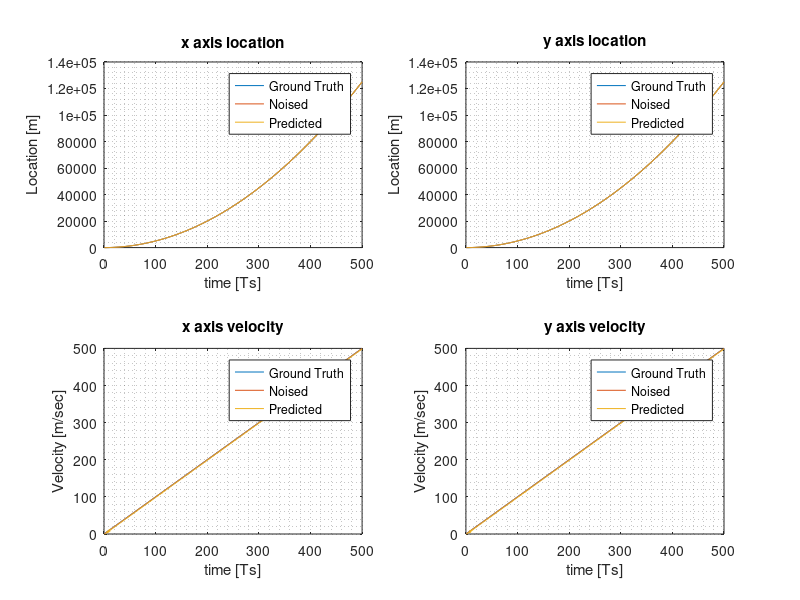

The MATLAB script that drew this image:

%%%% based on the article "Ultra-Wideband-Based Localization for
%%%% Quadcopter Navigation" by Kexin Guo & Zhirong Qiu
clc
clear
close all

%% user defined

%Model='Known Acceleration';
Model='UnKnown Acceleration';

Fs=1;

N=5e2; % length of sampled vector

% Noises
sigma_w=1; % state equation noise standard deviation. irrelevant in the case of UnKnown acceleration

sigma_v=10; % measurement equiation noise standard deviation (v does not mean velocity)

n=4; % state dimension
l=2; % input dimension
m=3; % measurement dimension

acc_x=1; % acceleration
acc_y=1;
% acc_x=0.5; % acceleration
% acc_y=0.25;

vel_y=1;  % velocity
vel_x=1;

% Anchors positioning
p_anch_1_x=0;
p_anch_1_y=0;

p_anch_2_x=10;
p_anch_2_y=0;

p_anch_3_x=5;
p_anch_3_y=10;


%% Intermediate calculations

Ts=1/Fs;

k=0:Ts:(N-1)*Ts;

switch Model
    case 'Known Acceleration'
        Q=(sigma_w^2)*eye(n);
    case 'UnKnown Acceleration'
        sigma_acc_x=10*acc_x; % page 5 left. maximum possible value
        sigma_acc_y=10*acc_y; % page 5 left. maximum possible value
 
%%%  The state equation noise covariance. the Q(1,1) needs to be sigma_acc_x^2*Ts^4/4
%%% but it does not converge unless we change to sigma_acc_x^2*Ts^4/2
        
%                 Q=[sigma_acc_x^2*Ts^4/4, 0 , sigma_acc_x^2*Ts^3/2, 0;...
%                       0, sigma_acc_y^2*Ts^4/4, 0 , sigma_acc_y^2*Ts^3/2;...
%                       sigma_acc_x^2*Ts^3/2    , 0 , sigma_acc_x^2*Ts^2, 0;...
%                       0, sigma_acc_y^2*Ts^3/2, 0, sigma_acc_y^2*Ts^2         ]; % equation (7)
        

        Q=[(sigma_acc_x^2)*(Ts^4)/2, 0 , sigma_acc_x^2*Ts^3/2, 0;...
               0, (sigma_acc_y^2)*(Ts^4)/2, 0 , sigma_acc_y^2*Ts^3/2;...
              sigma_acc_x^2*Ts^3/2    , 0 , sigma_acc_x^2*Ts^2, 0;...
              0, sigma_acc_y^2*Ts^3/2, 0, sigma_acc_y^2*Ts^2         ]; % equation (7)
end

%Q=(sigma_x^2)*eye(n);
R=(sigma_v^2)*eye(m);

p_anch_1=[p_anch_1_x;p_anch_1_y];
p_anch_2=[p_anch_2_x;p_anch_2_y];
p_anch_3=[p_anch_3_x;p_anch_3_y];

%error(' data generation: lines 64-78 need to be reviewed. algo: 116-139 needs rto be reviewed as well ')

%% Simulation
%%%%%%%%%%%%%%%%%%%%%%

%% Data Generation

x_GT=zeros(1,N);
x_dot_GT=vel_x*ones(1,N);
y_GT=zeros(1,N);
y_dot_GT=vel_y*ones(1,N);

d_GT_1=zeros(1,N);
d_GT_2=zeros(1,N);
d_GT_3=zeros(1,N);

for kk=2:N
    
    %%% State parameters
    
    x_GT(kk)=x_GT(kk-1)+x_dot_GT(kk-1)*Ts+acc_x*(Ts^2)/2;
    x_dot_GT(kk)=x_dot_GT(kk-1)+acc_x*Ts;
    
    y_GT(kk)=y_GT(kk-1)+y_dot_GT(kk-1)*Ts+acc_y*(Ts^2)/2;
    y_dot_GT(kk)=y_dot_GT(kk-1)+acc_y*Ts;
    
    
    %%% Measurement parameters
    p_GT=[x_GT(kk);y_GT(kk)];
    
    d_GT_1(kk)=(p_GT-p_anch_1)'*(p_GT-p_anch_1);
    d_GT_2(kk)=(p_GT-p_anch_2)'*(p_GT-p_anch_2);
    d_GT_3(kk)=(p_GT-p_anch_3)'*(p_GT-p_anch_3);
    
end

X_GT=[x_GT;y_GT;x_dot_GT;y_dot_GT];

switch Model
    case 'Known Acceleration'
        X_Noised=X_GT+sigma_w*randn(n,N);
    case 'UnKnown Acceleration'
        X_Noised=X_GT;
end

%X_Noised=X_GT+sigma_w*randn(n,N);

Z_GT=[d_GT_1;d_GT_2;d_GT_3];

Z_Noised=Z_GT+sigma_v*randn(m,N);


%% Kalman filter

%%%
X_est_apr=zeros(n,N);
x_est_postr=zeros(n,1);


P_est_postr=eye(n); % Covariance matrix

u=[acc_x;acc_y]; % input vector= acceleration

F=[1 0 Ts 0; 0 1 0 Ts;0 0 1 0;0 0 0 1]; % state equation matrix
G=[Ts^2/2 0;0 Ts^2/2;Ts 0;0 Ts]; % measurement eqauation matrix

%%% State functions

p_anch_x=[p_anch_1_x;p_anch_2_x;p_anch_3_x];
p_anch_y=[p_anch_1_y;p_anch_2_y;p_anch_3_y];

p_anch=[p_anch_x,p_anch_y];

p_anch_1=[p_anch_1_x;p_anch_1_y];
p_anch_2=[p_anch_2_x;p_anch_2_y];
p_anch_3=[p_anch_3_x;p_anch_3_y];


%%% State equation

switch Model
    case 'Known Acceleration'
        f=@(x,u,w) F*x+G*u+w;
    case 'UnKnown Acceleration'
        %  f=@(x,u,w) F*x+G*u+w;
        f=@(x,u,w) F*x+w;
end
%f=@(x,u,w) F*x+G*u+w;
%%% Measurement equation
h=@(p,p_anch,v) (p-p_anch)'*(p-p_anch)+v; % p and p_anch are 2x1 column vectors


%%% Jacobians

A=F; % current state wrt to former state
W=eye(n); % current state wrt current state noise

H=2*[x_est_postr(1)*ones(m,1)-p_anch_x,... % current measurement wrt current state
    x_est_postr(2)*ones(m,1)-p_anch_y,...
    zeros(m,1),zeros(m,1)];

V=eye(m); % current measurment wrt current measurement noise

for kk=2:N
    
    %%% 1) Time update equations
    
    % x_est_apr1=F*x_est_postr
    x_est_apr=f(x_est_postr,u,0);
    %    x_est_apr=f(x_est_postr,zeros(2,1),0)
    
    X_est_apr(:,kk)= x_est_apr;
    
    P_est_apr=A*P_est_postr*A'+W*Q*W';
    
    %%% 2) Measurement correction equations
    
    H=2*[x_est_postr(1)*ones(m,1)-p_anch_x,...
        x_est_postr(2)*ones(m,1)-p_anch_y,...
        zeros(m,1),zeros(m,1)];
    
    % K=P_est_apr*H'*inv(H*P_est_apr*H'+V*R*V);
    K=P_est_apr*H'/(H*P_est_apr*H'+V*R*V);
    
    z=Z_Noised(:,kk);
    h_vec=[h(x_est_apr(1:2),p_anch_1,0);h(x_est_apr(1:2),p_anch_2,0);h(x_est_apr(1:2),p_anch_3,0)];
    
    x_est_postr=x_est_apr+K*(z-h_vec);
    
    P_est_postr=(eye(n)-K*H)*P_est_apr;
    
end

%% Display

figure
set(gcf,'windowstyle','docked')


subplot(2,2,1)
plot(X_GT(1,:))
hold on
plot(X_Noised(1,:))
hold on
plot(X_est_apr(1,:))
title('x axis location')
grid minor
xlabel('time [Ts]')
ylabel('Location [m]')
legend('Ground Truth','Noised','Predicted','Location','best')

subplot(2,2,2)
plot(X_GT(2,:))
hold on
plot(X_Noised(2,:))
hold on
plot(X_est_apr(2,:))
title('y axis location')
grid minor
xlabel('time [Ts]')
ylabel('Location [m]')
legend('Ground Truth','Noised','Predicted','Location','best')

subplot(2,2,3)
plot(X_GT(3,:))
hold on
plot(X_Noised(3,:))
hold on
plot(X_est_apr(3,:))
title('x axis velocity')
grid minor
xlabel('time [Ts]')
ylabel('Velocity [m/sec]')
legend('Ground Truth','Noised','Predicted','Location','best')

subplot(2,2,4)
plot(X_GT(4,:))
hold on
plot(X_Noised(4,:))
hold on
plot(X_est_apr(4,:))
title('y axis velocity')
grid minor
xlabel('time [Ts]')
ylabel('Velocity [m/sec]')
legend('Ground Truth','Noised','Predicted','Location','best')


shg








